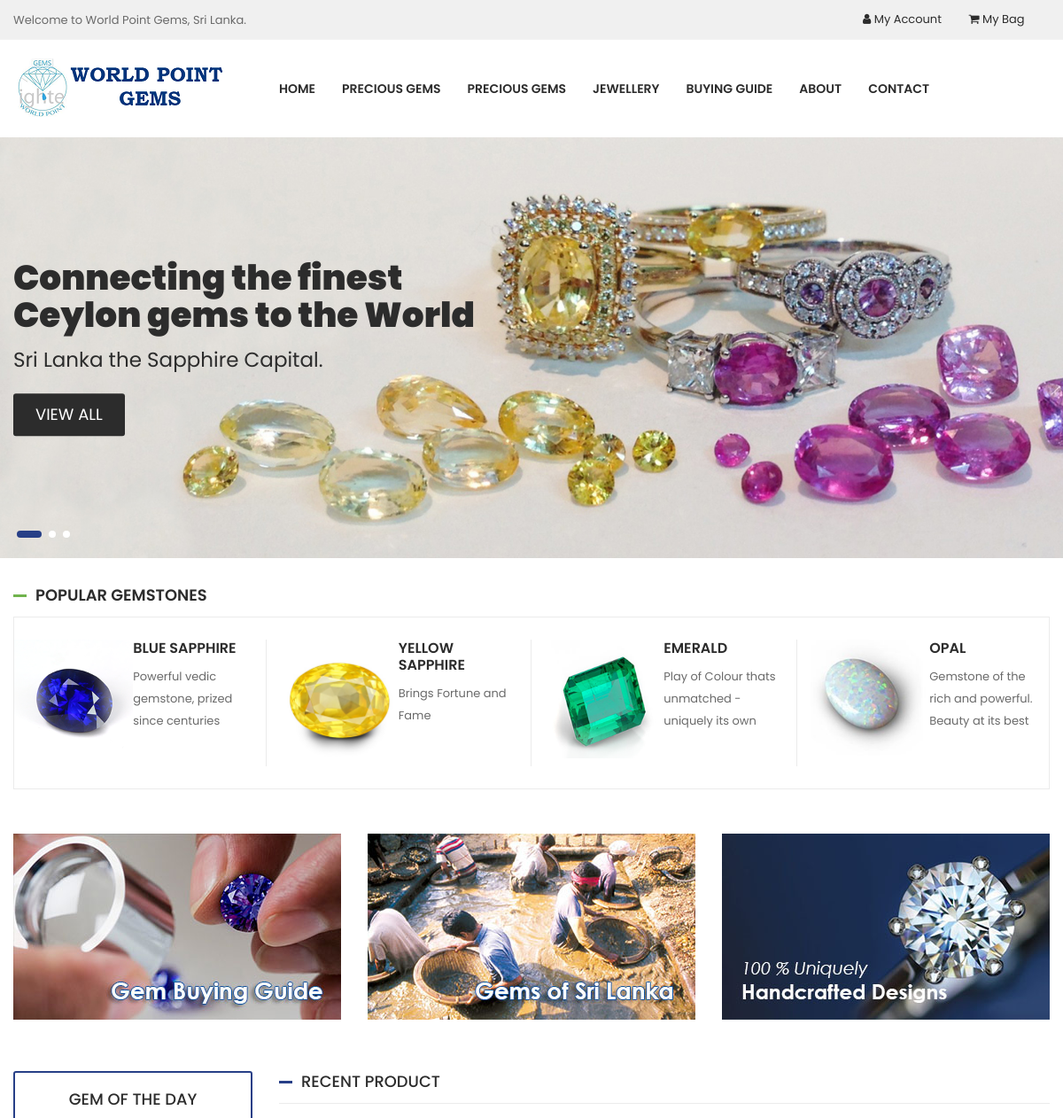
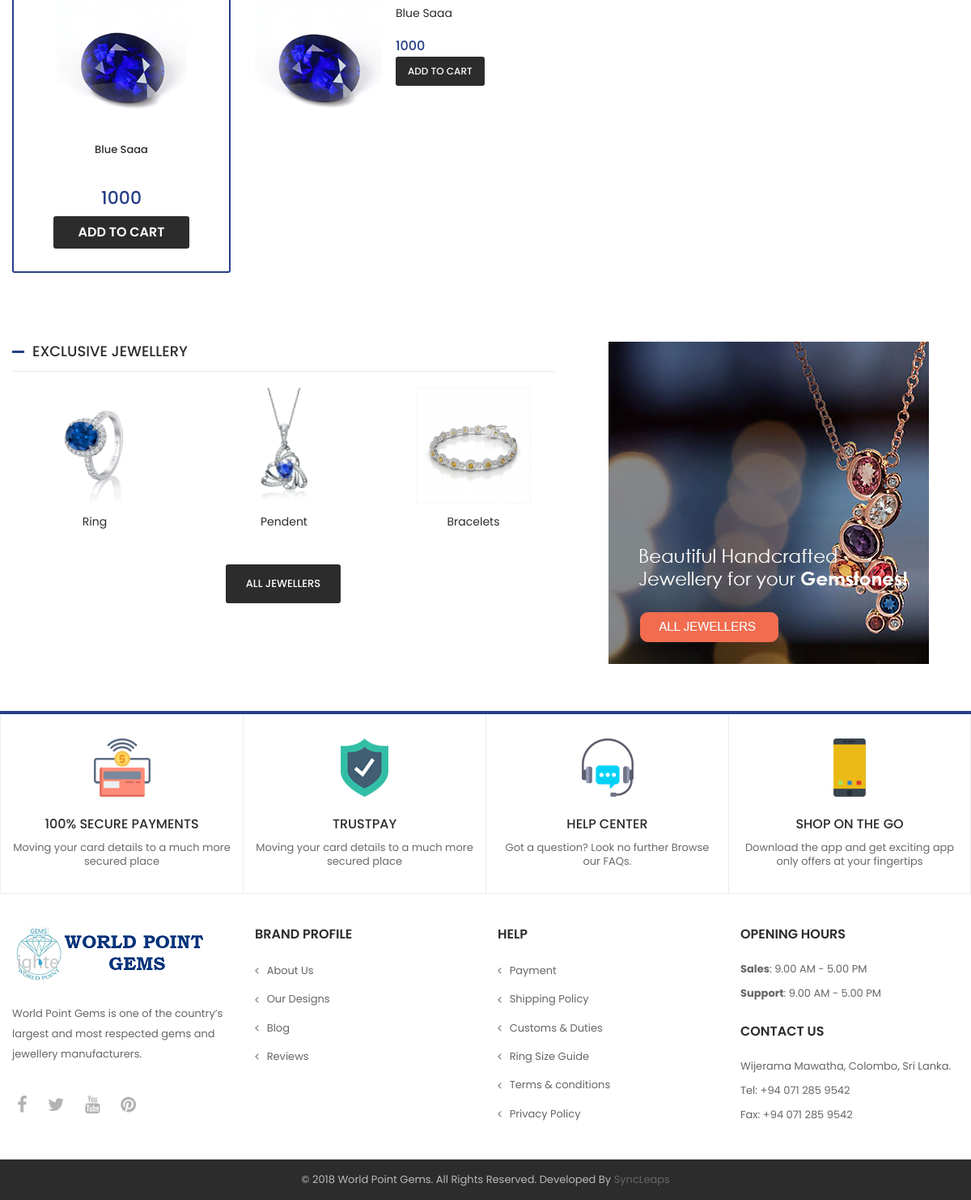
The page / on the database its author committed (2 pictures, top to bottom).
### tables this page shows
CREATE TABLE `subcategory` (
  `id` bigint(20) NOT NULL,
  `name` varchar(200) DEFAULT NULL,
  `mainCategory` bigint(20) NOT NULL,
  `description` varchar(1000) NOT NULL,
  `small_description` varchar(500) NOT NULL,
  `image` blob NOT NULL,
  `popular_gem` varchar(50) NOT NULL,
  `exclusive_jewellery` varchar(50) NOT NULL,
  `created_date` datetime NOT NULL,
  `updated_date` datetime NOT NULL
);

CREATE TABLE `product` (
  `id` bigint(20) NOT NULL,
  `gem_category` int(20) NOT NULL,
  `gem_type` bigint(20) NOT NULL,
  `gem_of_the_day` varchar(50) NOT NULL,
  `recent_product` varchar(50) NOT NULL,
  `name` varchar(100) NOT NULL,
  `small_description` varchar(200) NOT NULL,
  `long_description` varchar(5000) NOT NULL,
  `price` varchar(100) NOT NULL,
  `offer_price` varchar(100) NOT NULL,
  `availability` varchar(100) NOT NULL,
  `sku` varchar(100) NOT NULL,
  `origin` varchar(100) NOT NULL,
  `dimensions` varchar(100) NOT NULL,
  `treatment` varchar(100) NOT NULL,
  `color` varchar(100) NOT NULL,
  `weight` varchar(100) NOT NULL,
  `certification` varchar(100) NOT NULL,
  `shape` varchar(100) NOT NULL,
  `cut` varchar(100) NOT NULL,
  `video` blob NOT NULL,
  `image1` blob NOT NULL,
  `image2` blob NOT NULL,
  `image3` blob NOT NULL,
  `image4` blob NOT NULL,
  `image5` blob NOT NULL,
  `created_date` datetime NOT NULL,
  `updated_date` datetime NOT NULL
);

### index.php (the view, shortened to what this page needs)
<?php
require_once("wp_admin_panel/db.php");
?>
<!doctype html>
<html class="no-js" lang="zxx">
    <head>
        <link rel="stylesheet" href="assets/css/material-icons.css">
        <link rel="stylesheet" href="assets/css/font-awesome.min.css">
        <link rel="stylesheet" href="assets/css/bootstrap.min.css">
        <link rel="stylesheet" href="assets/css/fotorama.css">
        <link rel="stylesheet" href="assets/css/slick.css">
        <link rel="stylesheet" href="assets/css/animate.css">
        <link rel="stylesheet" href="assets/css/owl.carousel.min.css">
        <link rel="stylesheet" href="assets/css/nice-select.css">
        <link rel="stylesheet" href="assets/css/ionicons.min.css">
        <link rel="stylesheet" href="assets/css/meanmenu.min.css">
        <link rel="stylesheet" href="assets/css/bundle.css">
        <link rel="stylesheet" href="assets/css/style.css">
        <link rel="stylesheet" href="assets/css/responsive.css">
    </head>
    <body>
        <div class="wrapper">
			<?php include 'header.php';?>
            <section class="slider-style-3 slider-area">
				<div class="slider-active owl-carousel">
				  <div class="single-slide" style="background-image:url('assets/img/slider/home3_1.jpg');">
					<div class="container">
						<div class="row">
							<div class="col-sm-10 col-md-6">
								<div class="slider-content">
									<h2>
										<strong>Connecting the finest Ceylon gems to the World<br></strong>
									</h2>
									<h4>
										Sri Lanka the Sapphire Capital.
									</h4>
									<div class="slider-button default-button">
										<a href="products.php">View All</a>
									</div>
								</div>
							</div>
						</div>
					</div>
				  </div>
				</div>
            </section>
			<section class="shop-by-category-2 shop-by-category">
				<div class="container ">
					<div class="section-title section-title-style1">
						<h2>POPULAR GEMSTONES</h2>
					</div>
					<div class="wrap-border">
						<div class="row">
							<?php
							$sql = "SELECT * FROM subcategory WHERE popular_gem=1 LIMIT 4";
							$result = mysqli_query($conn, $sql);
							while ($popular_gem_row = mysqli_fetch_array($result)) {
								?>
								<div class="col-12 col-sm-6 col-md-6 col-lg-3">
									<div class="single-shop-by-category">
										<div class="focus-img shop-by-cat-images">
											<a href="products.php?gc=<?php echo $popular_gem_row["mainCategory"]; ?>&gt=<?php echo $popular_gem_row["id"]; ?>"><img src="<?php echo $popular_gem_row["image"]; ?>" alt="<?php echo $popular_gem_row['name']; ?>"></a>
										</div>
										<div class="shop-by-cat-content">
											<h3><?php echo $popular_gem_row['name']; ?></h3>
											<p><?php echo $popular_gem_row['small_description']; ?></p>
										</div>
									</div>
								</div>
								<?php
							}
							?>
						</div>
					</div>
				</div>
			</section>
            <div class="three-column-banner-area">
            	<div class="container">
            		<div class="row">
            			<div class="col-12 col-sm-4">
            				<div class="banner-add single-three-column-banner">
            					<a href="buying-guide.php"><img src="assets/img/banner/banner-1.jpg" alt="Gem Buying Guide"></a>
            				</div>
            			</div>
            			<div class="col-12 col-sm-4">
            				<div class="banner-add single-three-column-banner">
            					<a href="http://www.ngja.gov.lk/en/gemstones-found-in-sri-lanka" target="_blank"><img src="assets/img/banner/banner-2.jpg" alt="Gems of Sri Lanka"></a>
            				</div>
            			</div>
            			<div class="col-12 col-sm-4">
            				<div class="banner-add single-three-column-banner">
            					<a href="products.php"><img src="assets/img/banner/banner-3.jpg" alt="Handcrafted Jewelry Designs"></a>
            				</div>
            			</div>
            		</div>
            	</div>
            </div>
            <section class="hot-deal-3 hot-deal">
            	<div class="container">
            		<div class="row">
            			<div class="col-12 col-md-12 col-lg-4 col-xl-3">
	            			<div class="single-sidebar">
	            				<div class="home3-hot-deal hot-deal-product-wrapper">
									<div class="section-title section-title-color3">
				            			<h2>Gem of the Day</h2>
				            		</div>
	            					<div class="hot-deal-product-inner">
	            						<div class="home3-hot-deal-slider slider-contral2 owl-carousel">
											<?php
											$sql = "SELECT * FROM product WHERE gem_of_the_day=1";
											$result = mysqli_query($conn, $sql);
											$gem_of_day = mysqli_fetch_array($result);
											?>
	            							<div class="hot-deal-single-item">
	            								<div class="hot-deal-image">
	            									<a href="product_details.php?gc=<?php echo $gem_of_day["gem_category"]; ?>&gt=<?php echo $gem_of_day["gem_type"]; ?>&gem=<?php echo $gem_of_day["id"]; ?>"><img src="<?php echo $gem_of_day['image1']; ?>" alt="<?php echo $gem_of_day['name']; ?>"></a>
	            								</div>
	            								<div class="hot-deal-content">
	            									<h3><?php echo $gem_of_day['name']; ?></h3>
													<div class="hot-price">
	            										<span class="regular-price"><?php echo $gem_of_day['price']; ?></span>
													</div>
													<div class="default-button">
														<a href="product_details.php?gc=<?php echo $gem_of_day["gem_category"]; ?>&gt=<?php echo $gem_of_day["gem_type"]; ?>&gem=<?php echo $gem_of_day["id"]; ?>">ADD TO CART</a>
													</div>
	            								</div>
	            							</div>
	            						</div>
	            					</div>
	            				</div>
	            			</div>
            			</div>
            			<div class="col-12 col-md-12 col-lg-8 col-xl-9">
							<div class="section-title section-title-style1 section-title-border section-title-color3">
		            			<h2>RECENT PRODUCT</h2>
		            		</div>
        					<div class="home3-recent-product sidebar-product-inner">
								<?php
								$sql = "SELECT * FROM product WHERE recent_product=1";
								$result = mysqli_query($conn, $sql);
								while ($recent_gem_row = mysqli_fetch_array($result)) {
								?>
        						<div class="single-sidebar-product">
    								<div class="focus-img single-sidebar-image">
    									<a href="product_details.php?gc=<?php echo $recent_gem_row["gem_category"]; ?>&gt=<?php echo $recent_gem_row["gem_type"]; ?>&gem=<?php echo $recent_gem_row["id"]; ?>"><img src="<?php echo $recent_gem_row['image1']; ?>" alt="product"></a>
									</div>
    								<div class="sidebar-main-content">
    									<a href="product_details.php?gc=<?php echo $recent_gem_row["gem_category"]; ?>&gt=<?php echo $recent_gem_row["gem_type"]; ?>&gem=<?php echo $recent_gem_row["id"]; ?>"><?php echo $recent_gem_row['name']; ?></a>
										<div class="price-box">
											<span class="regular-price"><?php echo $recent_gem_row['price']; ?></span>
										</div>
										<div class="default-button">
											<a href="product_details.php?gc=<?php echo $recent_gem_row["gem_category"]; ?>&gt=<?php echo $recent_gem_row["gem_type"]; ?>&gem=<?php echo $recent_gem_row["id"]; ?>">ADD TO CART</a>
										</div>
        							</div>
        						</div>
									<?php
								}
								?>
        					</div>
            			</div>
            		</div>
            	</div>
            </section>
			<div class="product-carousel-with-image">
				<div class="container">
					<div class="row flex-row-reverse">
						<div class="col-12 col-sm-12 col-md-4 col-lg-5">
							<div class="banner-add single-one-column-banner">
								<a href="products.php"><img src="assets/img/banner/one-column-height.jpg" alt="one-column1"></a>
							</div>
						</div>
						<div class="col-12 col-sm-12 col-md-8 col-lg-7">
							<div class="section-title section-title-style1 section-title-border">
								<h2>Exclusive Jewellery</h2>
							</div>
							<div class="cat-slider1 product-grid-wrapper">
								<?php
								$sql = "SELECT * FROM subcategory WHERE exclusive_jewellery=1";
								$result = mysqli_query($conn, $sql);
								while ($exclusive_jewellery_row = mysqli_fetch_array($result)) {
									?>
									<div class="single-grid-product">
										<div class="grid-product-image">
											<a href="products.php?gc=<?php echo $exclusive_jewellery_row["mainCategory"]; ?>&gt=<?php echo $exclusive_jewellery_row["id"]; ?>"><img src="<?php echo $exclusive_jewellery_row["image"]; ?>" alt="<?php echo $exclusive_jewellery_row['name']; ?>"></a>
										</div>
										<div class="grid-product-info">
											<a href="products.php?gc=<?php echo $exclusive_jewellery_row["mainCategory"]; ?>&gt=<?php echo $exclusive_jewellery_row["id"]; ?>"><?php echo $exclusive_jewellery_row['name']; ?></a>
										</div>
									</div>
									<?php
								}
								?>
							</div>
							<div class="category-btn default-button">
								<a href="#">All Jewellers</a>
							</div>
						</div>
					</div>
				</div>
			</div>
			<?php include 'footer.php';?>
        </div>
    </body>
</html>

### rows shown on the page
subcategory: image (picture), name "BLUE SAPPHIRE", small_description "Powerful vedic gemstone, prized since centuries"
subcategory: image (picture), name "YELLOW SAPPHIRE", small_description "Brings Fortune and Fame"
subcategory: image+name (picture), name "EMERALD", small_description "Play of Colour thats unmatched - uniquely its own"
subcategory: image+name (picture), name "OPAL", small_description "Gemstone of the rich and powerful. Beauty at its best"
product: image1 (picture), name "Blue Saaa", price "1000"
subcategory: image+name (picture), name "Ring"
subcategory: image+name (picture), name "Pendent"
subcategory: image+name (picture), name "Bracelets"
